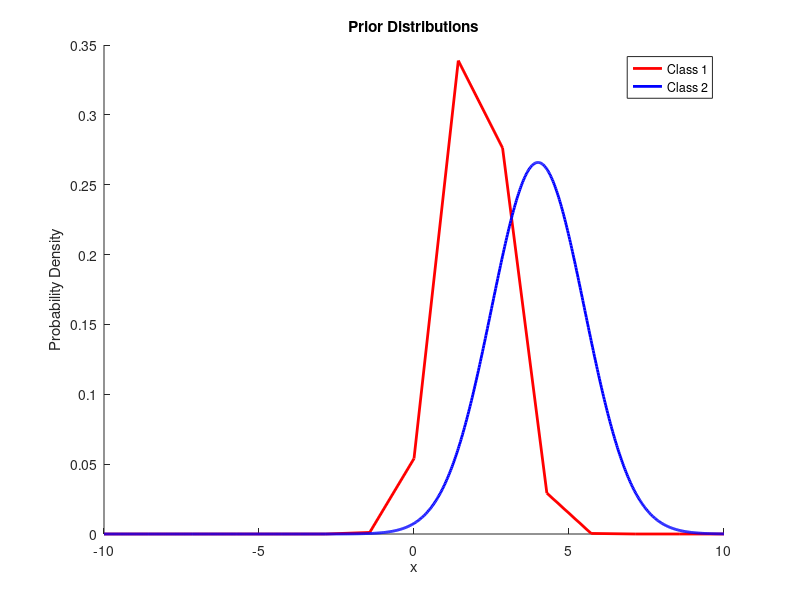
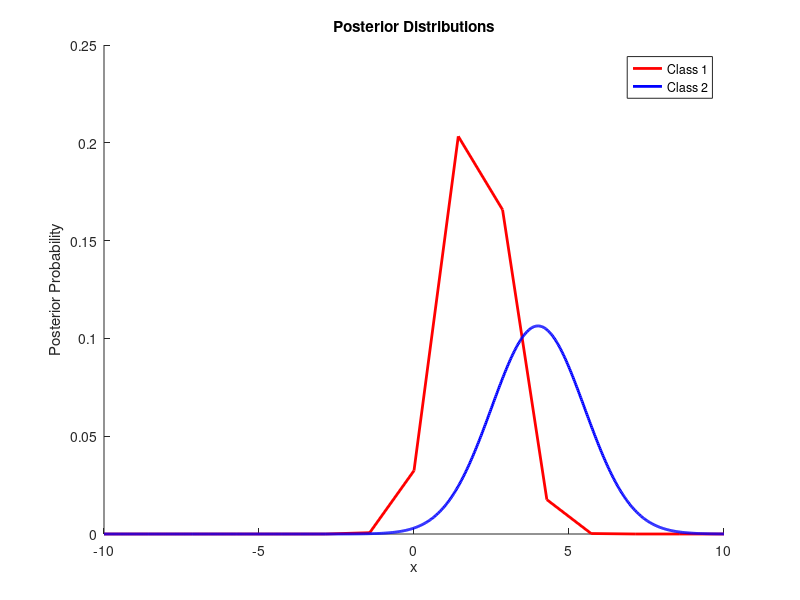
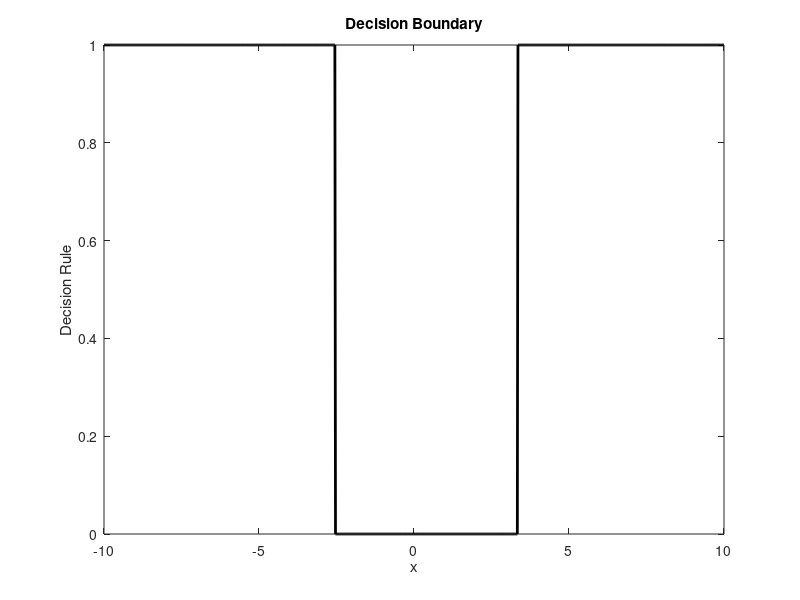
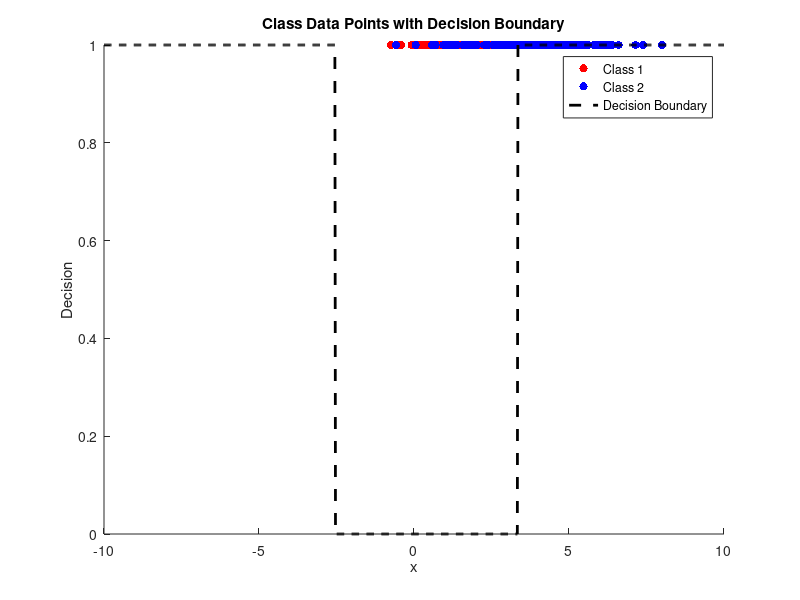

Write the MATLAB code that produced these figures, in order.
%% Initialization: Input Parameters
% These can be modified by you directly in the script.

% Parameters
true_class = [1, 2];  % True class labels (e.g., 1 for class 1, 2 for class 2)
prior_class_1 = 0.6;  % Prior probability of class 1
prior_class_2 = 0.4;  % Prior probability of class 2
mu_1 = 2;             % Mean of class 1 (normal distribution)
sigma_1 = 1;          % Standard deviation of class 1
mu_2 = 4;             % Mean of class 2 (normal distribution)
sigma_2 = 1.5;        % Standard deviation of class 2
cost_1 = 1;           % Cost of classifying class 1 as class 1
cost_2 = 1;           % Cost of classifying class 2 as class 2
observation_range = [-10, 10]; % Range of x-axis (observation space)

% Option for loading data (0: manual, 1: load from file, 2: random data generation)
load_option = 2;  % Change this value to load data or generate random

%% Data Generation
if load_option == 1
    % Load data from file (CSV, .mat, etc.)
    % Example: data = load('datafile.mat');
    disp('Loading data from file...');
    % Make sure the file is in the MATLAB path
elseif load_option == 0
    % Manual Input (for small-scale examples)
    disp('Manually input data:');
    % Here you can add code to input data manually or use a GUI to capture data
    % Example:
    % data = input('Enter data matrix [x1, x2, ..., xn]: ');
elseif load_option == 2
    % Generate Random Data for two classes
    disp('Generating random data...');
    n_points = 200;  % Number of points to generate
    x1 = mu_1 + sigma_1 * randn(n_points, 1);  % Class 1 data
    x2 = mu_2 + sigma_2 * randn(n_points, 1);  % Class 2 data
    data = [x1; x2];
    labels = [ones(n_points, 1); 2*ones(n_points, 1)];
    disp(['Generated ' num2str(n_points) ' points for Class 1 and Class 2']);
end

%% Likelihood Functions (Normal Distribution)
% Likelihood for class 1 and class 2
pdf_class_1 = @(x) (1 / (sigma_1 * sqrt(2 * pi))) * exp(-0.5 * ((x - mu_1) / sigma_1).^2);
pdf_class_2 = @(x) (1 / (sigma_2 * sqrt(2 * pi))) * exp(-0.5 * ((x - mu_2) / sigma_2).^2);

% Display the likelihood functions
disp('Likelihood Functions:');
disp(['Class 1 Likelihood: N(' num2str(mu_1) ', ' num2str(sigma_1) '^2)']);
disp(['Class 2 Likelihood: N(' num2str(mu_2) ', ' num2str(sigma_2) '^2)']);

%% Posterior Calculations
disp('Calculating Posterior Distributions...');
posterior_class_1 = @(x) prior_class_1 * pdf_class_1(x);
posterior_class_2 = @(x) prior_class_2 * pdf_class_2(x);

% Display posterior equations
disp(['Posterior for Class 1: P(C1|x) = P(C1) * P(x|C1)']);
disp(['Posterior for Class 2: P(C2|x) = P(C2) * P(x|C2)']);

% Vectorized decision boundary computation for plotting
x_vals = linspace(observation_range(1), observation_range(2), 1000);
decision_vals = arrayfun(@(x) (posterior_class_1(x) * cost_1) < (posterior_class_2(x) * cost_2), x_vals);

% Display Posterior Evaluation at a few points
disp('Posterior Evaluation at selected points:');
for i = 1:5
    test_point = x_vals(i * 200); % Display at intervals
    disp(['At x = ' num2str(test_point) ':']);
    disp(['  P(C1|x) = ' num2str(posterior_class_1(test_point))]);
    disp(['  P(C2|x) = ' num2str(posterior_class_2(test_point))]);
end

%% Decision Rule (Minimize Expected Loss)
% The decision rule is based on comparing the posterior probabilities
% and minimizing the expected loss for each observation.

disp('Applying Decision Rule:');
disp('Minimize expected loss: Compare P(C1|x) * Cost(C1) vs P(C2|x) * Cost(C2)');

% Generate the decision boundary for plotting
decision_boundary = @(x) (posterior_class_1(x) * cost_1) < (posterior_class_2(x) * cost_2);

% Display the decision rule at a few points
disp('Evaluating Decision Rule at selected points:');
for i = 1:5
    test_point = x_vals(i * 200); % Test at intervals
    decision = decision_boundary(test_point);
    disp(['At x = ' num2str(test_point) ':']);
    disp(['  Decision: Class ' num2str(decision + 1)]);  % Class 1 for 0, Class 2 for 1
end

%% Plots

% 1. Plot the prior distributions
figure;
hold on;
fplot(pdf_class_1, observation_range, 'r', 'LineWidth', 2);
fplot(pdf_class_2, observation_range, 'b', 'LineWidth', 2);
title('Prior Distributions');
xlabel('x');
ylabel('Probability Density');
legend('Class 1', 'Class 2');
hold off;

% 2. Plot the posterior distributions
figure;
hold on;
fplot(posterior_class_1, observation_range, 'r', 'LineWidth', 2);
fplot(posterior_class_2, observation_range, 'b', 'LineWidth', 2);
title('Posterior Distributions');
xlabel('x');
ylabel('Posterior Probability');
legend('Class 1', 'Class 2');
hold off;

% 3. Plot the decision boundary
figure;
plot(x_vals, decision_vals, 'k', 'LineWidth', 2);
title('Decision Boundary');
xlabel('x');
ylabel('Decision Rule');
hold off;

% 4. Plot random generated data points with decision boundary
figure;
hold on;
scatter(x1, ones(n_points, 1), 'r', 'filled');
scatter(x2, ones(n_points, 1), 'b', 'filled');
plot(x_vals, decision_vals, 'k--', 'LineWidth', 2);
title('Class Data Points with Decision Boundary');
xlabel('x');
ylabel('Decision');
legend('Class 1', 'Class 2', 'Decision Boundary');
hold off;

%% Confusion Matrix and Performance Metrics (Optional)
% Compute confusion matrix, accuracy, etc., if applicable

disp('Script execution complete.');
